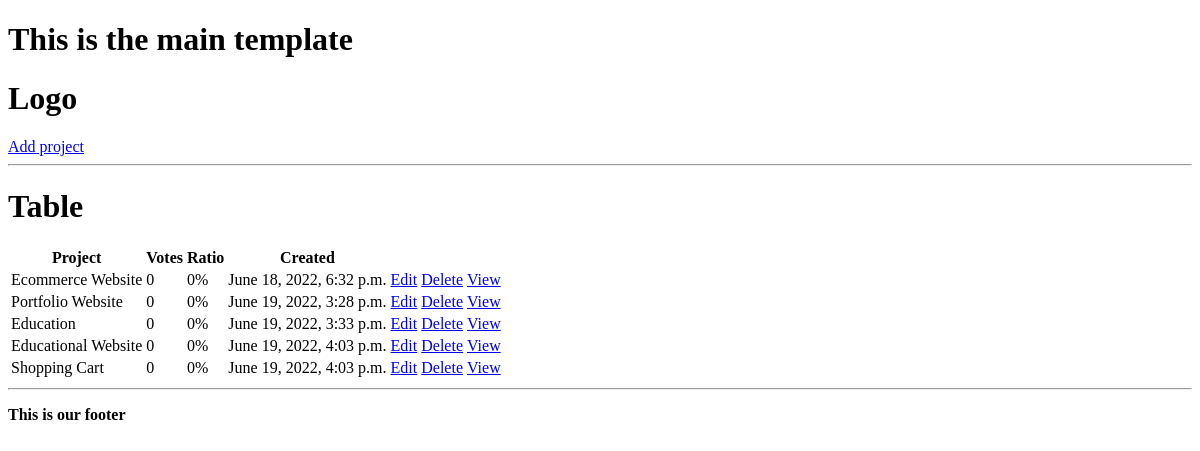
The app's page /abc/projects/, older data.
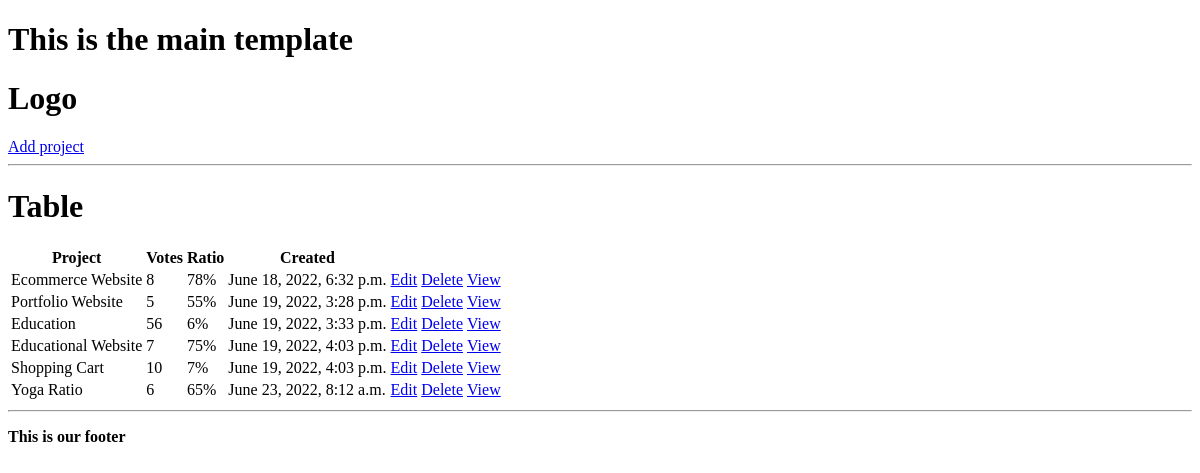
The same page, newer data.
### projects/models.py (models this page shows, shortened)
class Project(models.Model):
    title = models.CharField(max_length=200)
    description = models.TextField(null=True, blank=True)  # blank mean form could be empty
    demo_link = models.CharField(null=True, blank=True, max_length=2000)
    source_link = models.CharField(max_length=20000, null=True, blank=True)
    tags = models.ManyToManyField('Tag', blank=True)  # str used because class bellow
    vote_total = models.IntegerField(default=0, null=True, blank=True)  # total vote on review class
    vote_ratio = models.IntegerField(default=0, null=True, blank=True)
    created = models.DateTimeField(auto_now_add=True)  # automatice created
    id = models.UUIDField(default=uuid.uuid4, unique=True, primary_key=True, editable=False)  # uuid4 encoding type

### projects/views.py (the view)
# urls.py: path('abc/', include('projects.urls')),
def projects(request):
    projects = Project.objects.all()
    context = {
        'projects': projects
    }
    return render(request, 'projects/projects.html', context)

### projects/templates/projects/projects.html
{%  extends 'main.html' %}
{%  block content  %}
    <h1>Table</h1>
    <table>
        <tr>
            <th>Project</th>
            <th>Votes</th>
            <th>Ratio</th>
            <th>Created</th>
            <th></th>
        </tr>
        {%  for project in projects  %}
            <tr>
                <td>{{ project.title}}</td>
                <td>{{ project.vote_total}}</td>
                <td>{{ project.vote_ratio}}%</td>
                <td>{{ project.created}}</td>
                <td><a href="{%  url 'update-project' project.id %}">Edit</a></td>
                <td><a href="{%  url 'delete-project' project.id %}">Delete</a></td>
                <td><a href="{%  url 'project1' project.id %}">View</a></td>
            </tr>
        {%  endfor %}
    </table>
    <hr>
{%  endblock content %}

### templates/main.html (shortened to what this page needs)
<!DOCTYPE html>
<html lang="en">
<head>
</head>
<body>
    <h1>This is the main template</h1>
    {%  include 'navbar.html' %}
    {%  block content %}
    {%  endblock content %}
    <p><b>This is our footer</b></p>
</body>
</html>

### templates/navbar.html
<h1>Logo</h1>
<a href="{%  url  'create-project' %}"> Add project</a>
<hr>

Row changes from the older to the newer data that the page shows:
changed Project "Ecommerce Website": vote_total "0" → "8"; vote_ratio "0" → "78"
changed Project "Portfolio Website": vote_total "0" → "5"; vote_ratio "0" → "55"
changed Project "Education": vote_total "0" → "56"; vote_ratio "0" → "6"
changed Project "Educational Website": vote_total "0" → "7"; vote_ratio "0" → "75"
changed Project "Shopping Cart": vote_total "0" → "10"; vote_ratio "0" → "7"
added Project: title "Yoga Ratio", vote_total "6", vote_ratio "65", created "June 23, 2022, 8:12 a.m."
